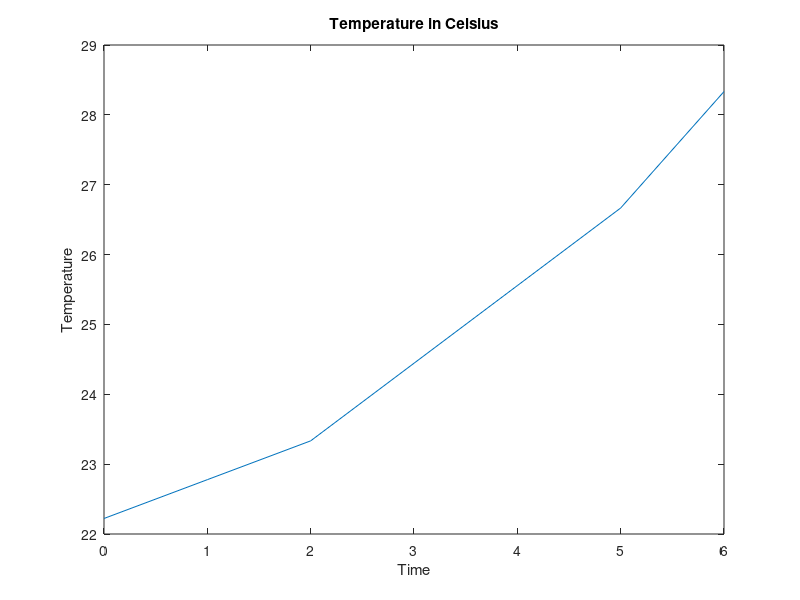

This figure's MATLAB source:
a = [0 72;1 73; 2 74; 3 76;4 78; 5 80; 6 83;];
time  = a(:,1);
TempF = a(:,2);
TempC = (5/9)*(TempF - 32);
figure
plot(time,TempC)
title('Temperature in Celsius')
xlabel('Time')
ylabel('Temperature')
